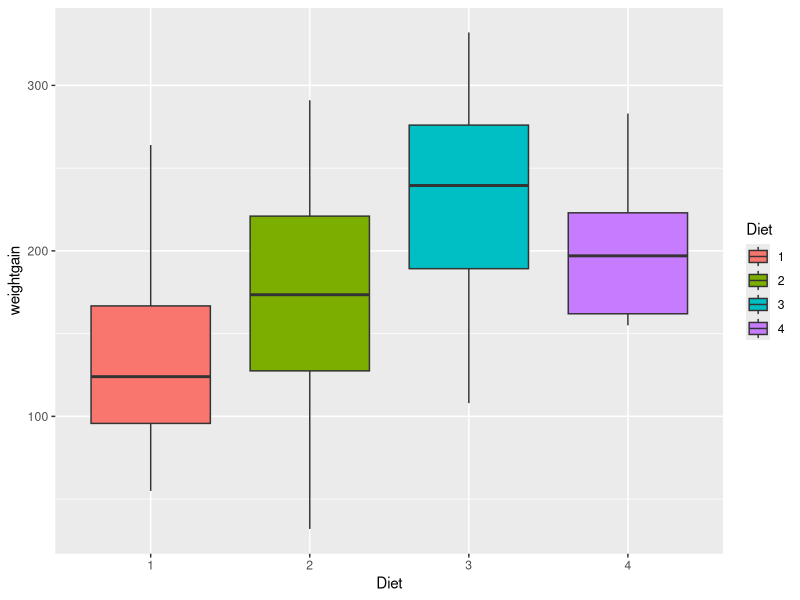
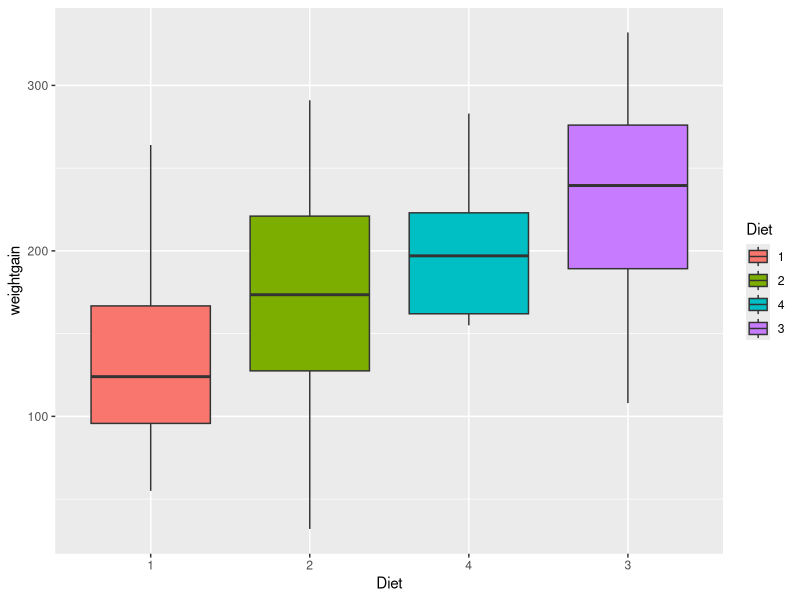
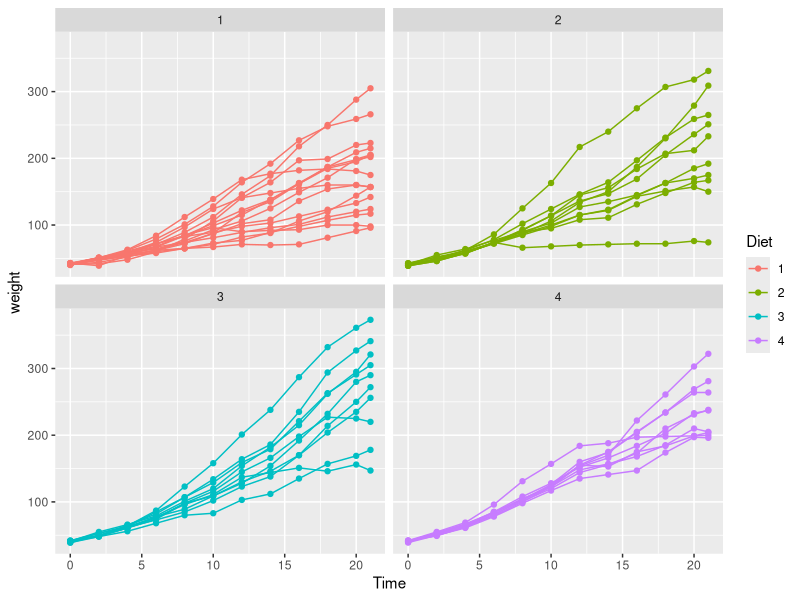
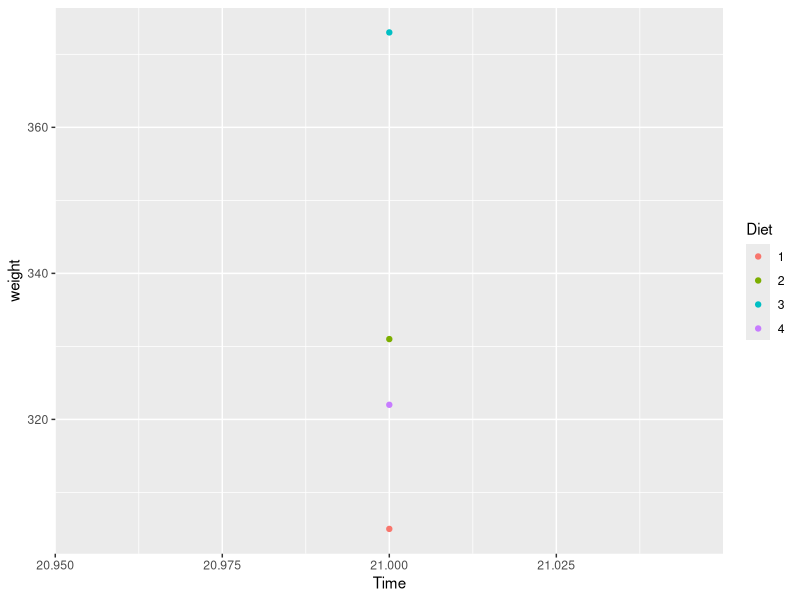
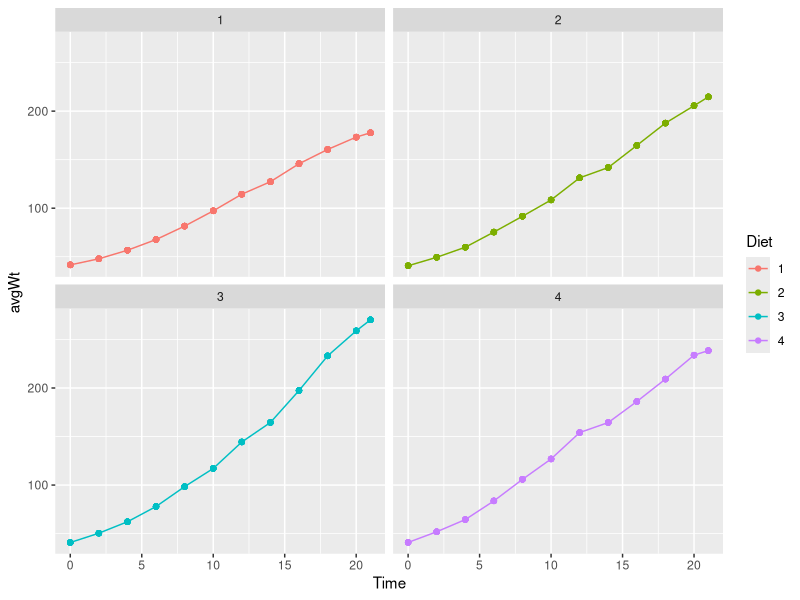

Generate these figures, in order, with R:
## ---- chunk 1
knitr::opts_chunk$set(echo = TRUE)
## ---- chunk 2
library(dplyr)
library(ggplot2)
ChickWeight %>%  count(Chick) %>% filter(n <12)

complete<-ChickWeight %>% group_by(Chick) %>% mutate(count = n())  %>% filter(count==12)
## ---- chunk 3
complete<-complete  %>%  group_by(Chick) %>% mutate(weightgain = weight-first(weight))

## ---- chunk 4
ggplot(data=complete %>% filter(Time==21),aes(x=Diet)) + geom_boxplot(aes(y=weightgain,fill=Diet))
#sort increasing
ggplot(data=complete %>% filter(Time==21),aes(x=reorder(Diet,weightgain,FUN = median))) + geom_boxplot(aes(y=weightgain,fill=reorder(Diet,weightgain,FUN = median)))+
  xlab("Diet") + scale_fill_discrete(guide = guide_legend(title = "Diet"))

## ---- chunk 5
ggplot(data=complete ,aes(x=Time,y=weight))+ geom_point(aes(colour=Diet)) + facet_wrap(~Diet)+ geom_line(aes(x=Time,y=weight, group = Chick, colour=Diet))

## ---- chunk 6
ggplot(data=complete%>%group_by(Diet)%>%filter(Time==21)%>%filter(weight==max(weight)) ,aes(x=Time,y=weight))+ geom_point(aes(colour=Diet)) 

## ---- chunk 7
ggplot(data=complete %>% group_by(Time,Diet) %>% mutate(avgWt=ave(weight)) ,aes(x=Time,y=avgWt))+ geom_point(aes(colour=Diet)) + facet_wrap(~Diet)+ geom_line(aes(x=Time,y=avgWt, colour=Diet))
